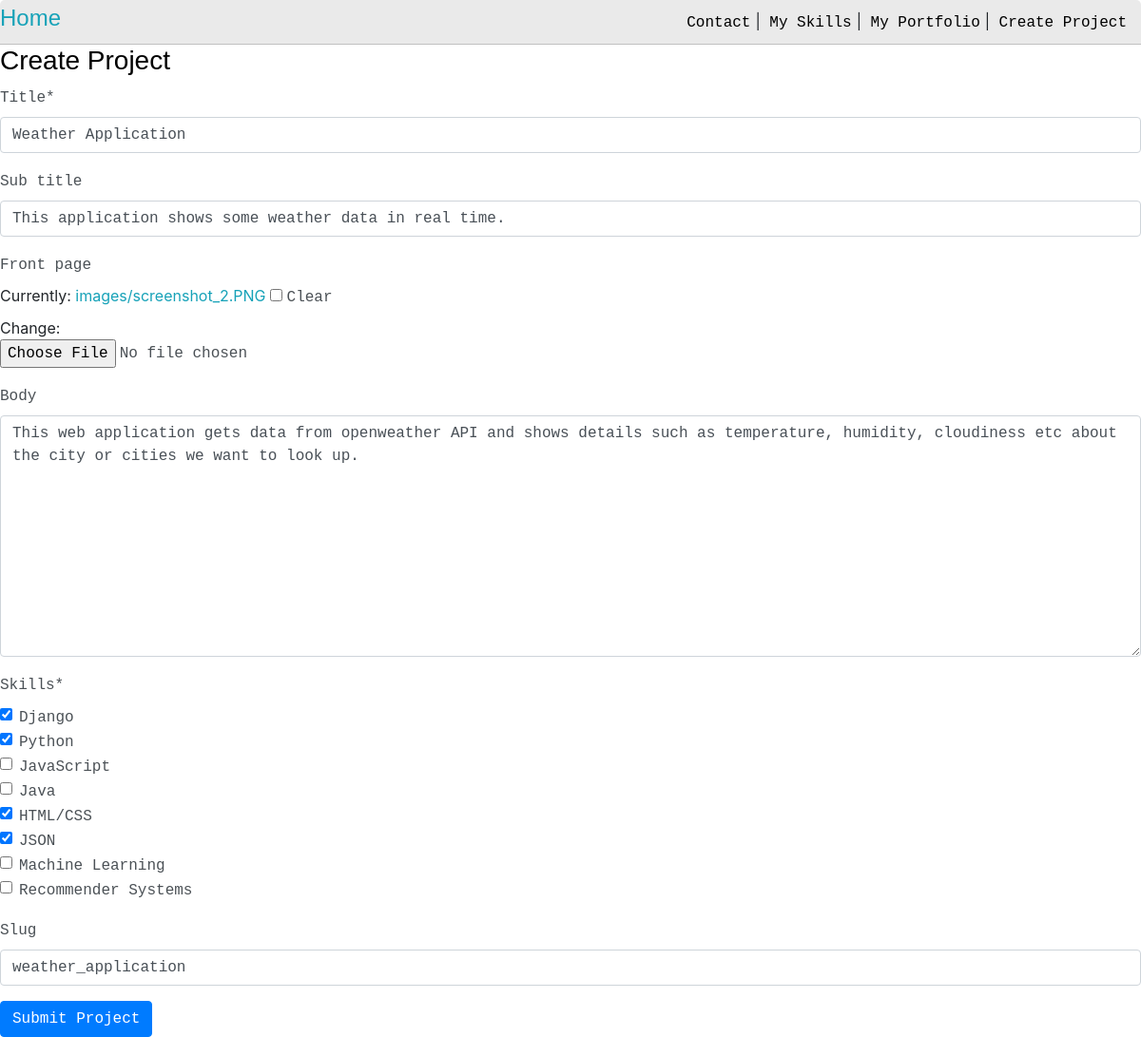
/update_post/weather_application/ (signed in), run on the app's committed database.
### project/models.py (models this page shows, shortened)
class Project(models.Model):
	title = models.CharField(max_length=200)
	sub_title = models.CharField(max_length=200, null=True, blank=True)
	front_page = models.ImageField(null=True, blank=True, upload_to="images", default="images/broken-image.png")
	body = models.TextField(null=True, blank=True)
	created = models.DateTimeField(auto_now_add=True)
	skills = models.ManyToManyField(Skill, null=True)
	slug = models.SlugField(null=True, blank=True)

### project/views.py (the view)
# urls.py: path('update_post/<slug:slug>/', views.updatePost, name="update_post"),
@login_required(login_url="home")
def updatePost(request, slug):
    post = Project.objects.get(slug=slug)
    form = PostForm(instance=post)
    if request.method =='POST':
        form = PostForm(request.POST, request.FILES, instance=post)
        if form.is_valid():
            form.save()
        return redirect('posts')
    context = {'form':form}
    return render(request, 'project/post_form.html', context)

### project/forms.py
class PostForm(ModelForm):
	class Meta:
		model = Project
		fields = '__all__'
		widgets = {
			'skills':forms.CheckboxSelectMultiple(), # multiple checkboxes in Tags
		}

### project/models.py (called while the page is built)
    def __str__(self):
        return self.name

### project/templates/project/post_form.html (shortened to what this page needs)
{% extends 'project/base.html' %}
{% load static %}
{% load crispy_forms_tags %}
{% block content %}
<div class="main-container">
    <h3>Create Project</h3>
    <form action="" method="POST" enctype="multipart/form-data">
        {{form|crispy}}
        <input class="btn btn-primary" type="submit" value="Submit Project">
    </form>
</div>
{% endblock %}

### static/css/styles.css (style rules this page uses)
:root { --mainColor:#eaeaea; --secondaryColor:#fff; --borderColor:#c1c1c1; --mainText:black; --secondaryText:#4b5156; --themeDotBorder:#24292e; --previewBg:#AAFF00; --buttonColor:black; }
html, body { padding: 0; margin: 0; scroll-behavior: smooth; }
body * { transition: 0.3s; }
h1, h2, h3, h4, h5, h6, strong { color: black; font-family: 'Russo One', sans-serif; font-weight: 500; }
p, li, span, label, input, textarea { color: var(--secondaryText); font-family: 'Roboto Mono', monospace; }
a { text-decoration: none; color:#17a2b8; }
h3 { font-size: 28px; }
.main-container { width: 1200px; margin: 0 auto; }

### data on the page
Project: title "Weather Application", sub_title "This application shows some weather data in real time.", body "This web application gets data from openweather API and shows details such as temperature, humidity, cloudiness etc about the city or cities we want to look up.", slug "weather_application"
